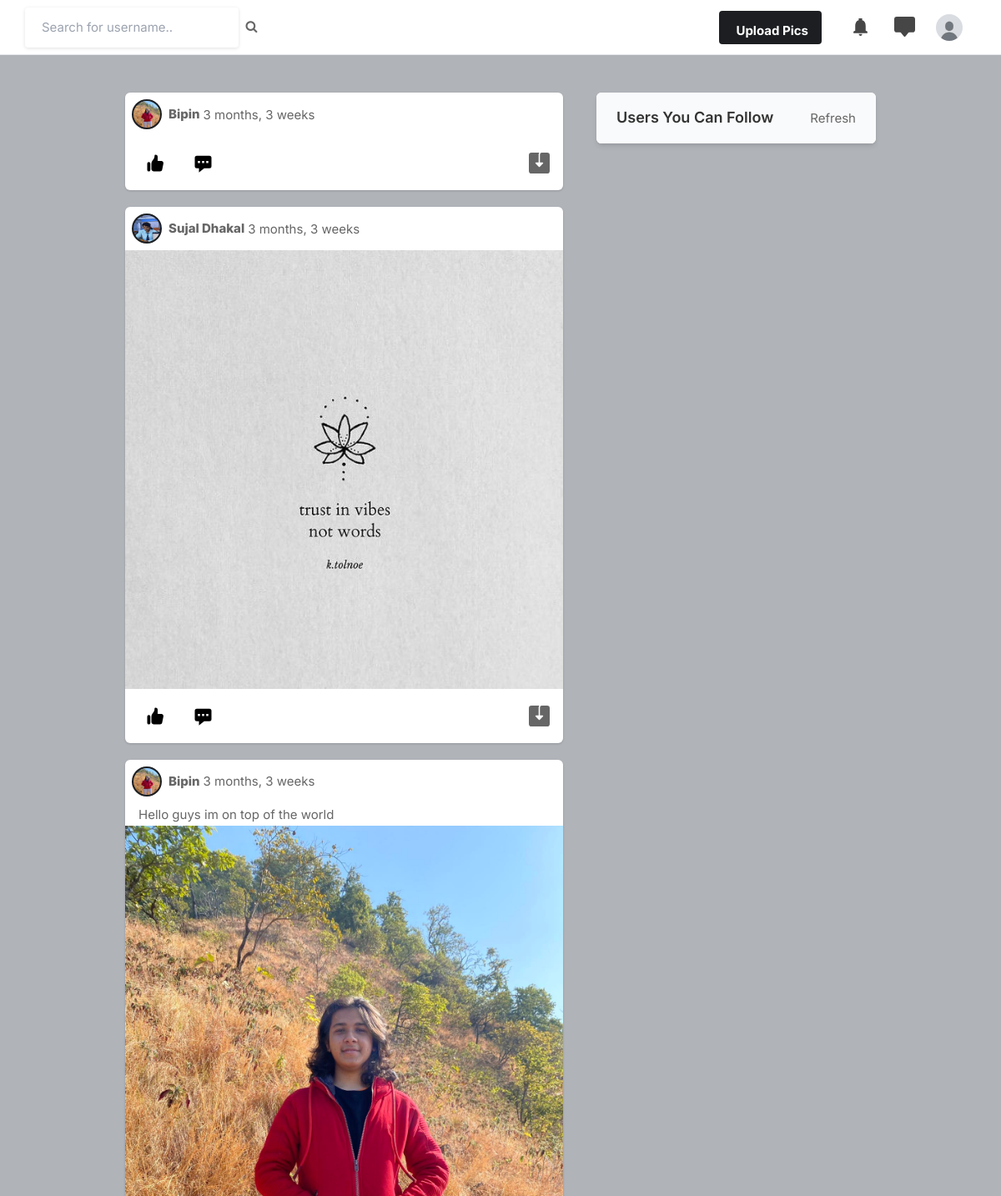
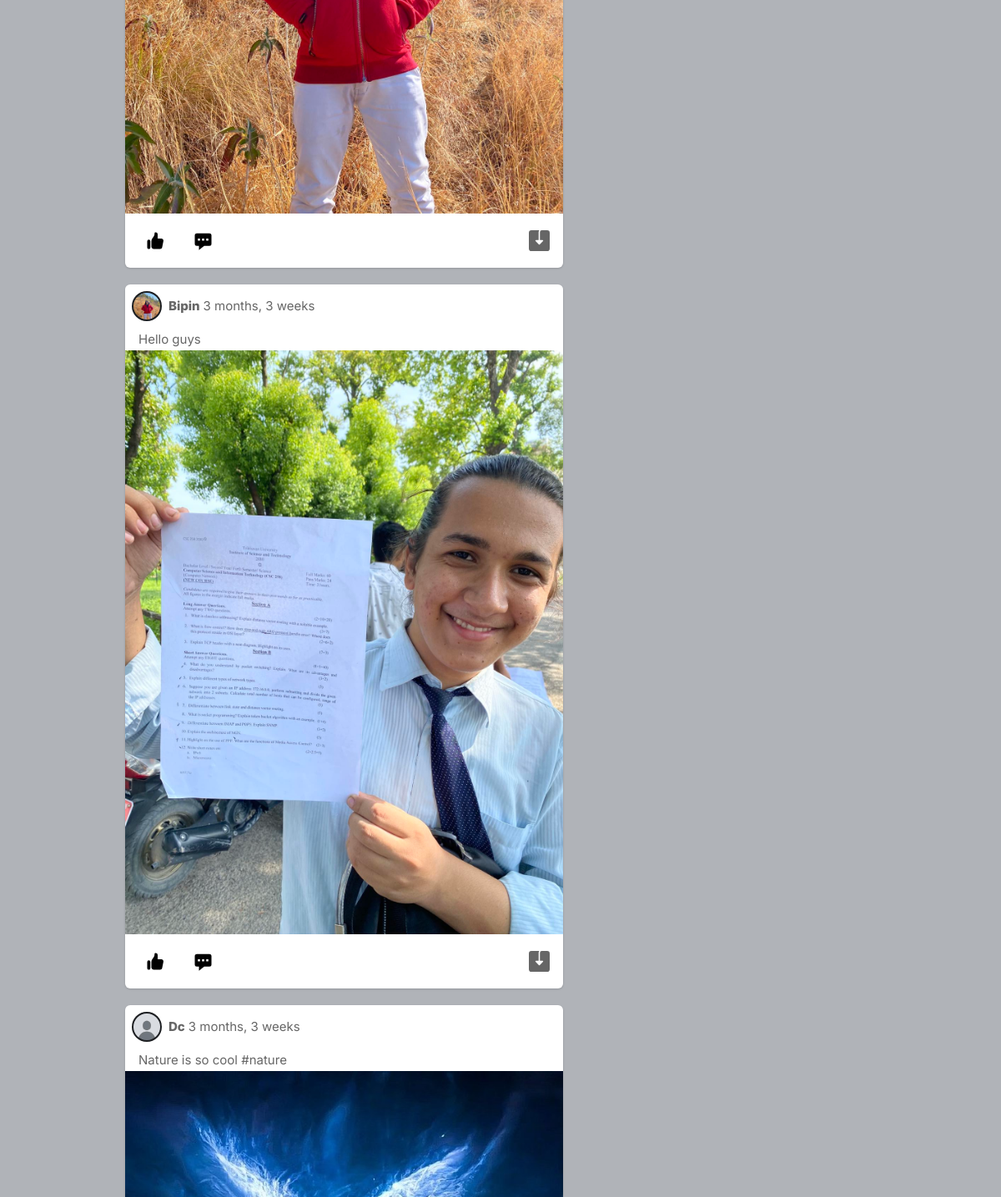
The page / (signed in, upper part) on the database as committed earlier (2 pictures, top to bottom).
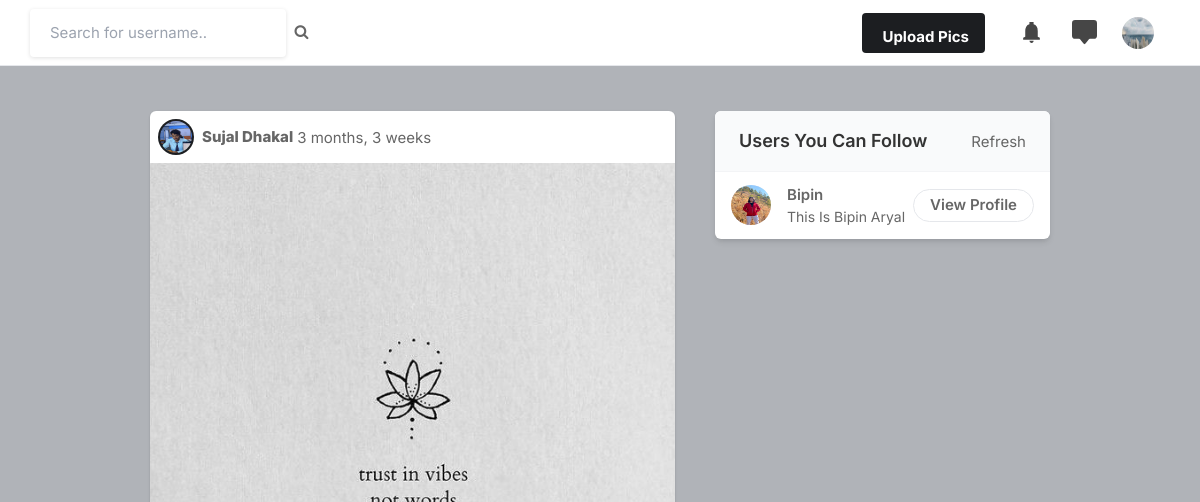
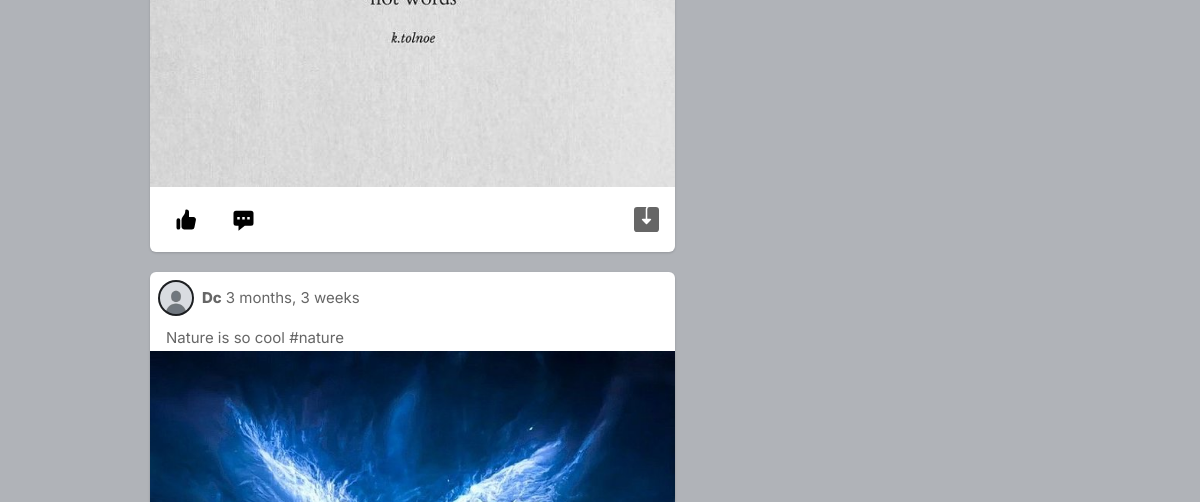
The same page on the database as committed later (2 pictures, top to bottom).
### core/models.py (models this page shows, shortened)
class Profile(models.Model):
    user = models.ForeignKey(User , on_delete=models.CASCADE)
    id_user = models.IntegerField()
    bio = models.TextField(blank=True)
    profileimg = models.ImageField(upload_to='profile_images' , default='blank.jpg')
    location = models.CharField(max_length=100,blank=True)
    def __str__(self):
        return self.user.username

class Post(models.Model):
    id = models.UUIDField(primary_key=True,default=uuid.uuid4)
    user = models.ForeignKey(Profile , on_delete=models.CASCADE)
    image = models.ImageField(upload_to='post_images',blank=True)
    caption = models.TextField(blank=True)
    created_at = models.DateTimeField(default=datetime.now)
    no_of_likes = models.IntegerField(default=0)
    class Meta:
        ordering = ('-created_at',)

### core/views.py (the view)
# urls.py: path('', views.index , name='index'),
@login_required(login_url='signin')
def index(request):
    user_object = User.objects.get(username = request.user.username)
    user_profile = Profile.objects.get(user = user_object)
    user_following_list = []
    feed = []
    profileobj =[]
    userobj =[]
    user_following = Followercount.objects.filter(follower = request.user.username)
    for users in user_following:
       user_following_list.append(users.user)
    for i in user_following_list:
       userobj_list = User.objects.filter(username = i)
       userobj.append(userobj_list)
    userobj_list = list(chain(*userobj))
    for i in userobj_list:
       newprof = Profile.objects.filter(user = i)
       profileobj.append(newprof)
    newprof = list(chain(*profileobj))
    for usernames in newprof:
       feed_list = Post.objects.filter(user = usernames)
       feed.append(feed_list)
    feed_list = list(chain(*feed))
    newfeed = sorted(feed_list,key=lambda post: post.created_at, reverse=True)
    all_users = User.objects.all()
    user_following_all = []
    for user in user_following:
       user_list = User.objects.get(username = user.user)
       user_following_all.append(user_list)
    new_suggestions_list = [ x for x in list(all_users) if ( x not in  list(user_following_all))]
    current_user = User.objects.filter(username = request.user.username)
    final_suggestions_list = [ x for x in list(new_suggestions_list) if ( x not in list(current_user))]
    random.shuffle(final_suggestions_list)
    username_profile = []
    username_profile_list = []
    for users in final_suggestions_list:
       username_profile.append(users.id)
    for ids in username_profile:
       profile_lists = Profile.objects.filter(id_user = ids)
       username_profile_list.append(profile_lists)
    suggestions_username_profile_list = list(chain(*username_profile_list))
    context = {'user':user_profile,'post':newfeed ,'pro':profile ,'suggestions_username_profile_list':suggestions_username_profile_list[:4]}
    return render(request , 'index.html',context)

### templates/index.html (shortened to what the changed rows need)
{% load static %}
<!DOCTYPE html>
<html lang="en">
<head>
    <link rel="stylesheet" href="{% static 'assets/css/icons.css' %}">
    <link rel="stylesheet" href="{% static 'assets/css/uikit.css' %}">
    <link rel="stylesheet" href="{% static 'assets/css/style.css' %}">
    <link rel="stylesheet" href="{% static 'assets/css/tailwind.css' %}">
    <link rel="stylesheet" href="https://cdnjs.cloudflare.com/ajax/libs/font-awesome/4.7.0/css/font-awesome.min.css">
</head>
<body>
    <header>
        <div class="header_inner">
            <div class="right-side lg:pr-4">
                <a href="#">
                    <img src="{{user.profileimg.url}}" class="header-avatar" alt="">
                </a>
            </div>
        </div>
    </header>
    <div class="container m-auto">
        <div class="lg:flex justify-center lg:space-x-10 lg:space-y-0 space-y-5">
            <div class="space-y-5 flex-shrink-0 lg:w-7/12">
                {% for post in post %}
                <div class="bg-white shadow rounded-md  -mx-2 lg:mx-0">
                    <div class="flex justify-between items-center p-2 ">
                        <div class="flex flex-1 items-center space-x-1">
                                <div class="bg-gradient-to-tr from-yellow-600 to-pink-600 p-0.5 rounded-full">
                                    <img src="{{post.user.profileimg.url}}"
                                        class="rounded-full w-8 h-8">
                                </div>
                            <a href=""><span class="block capitalize font-bold "><a
                                        href="/profile/{{post.user}}"  class="block capitalize font-extrabold " >{{post.user}}</a></span></a>
                                        <p>{{post.created_at|timesince}}</p>
                        </div>
                        <div>
                            <a href="#"> <i
                                    class="icon-feather-more-horizontal text-2xl hover:bg-gray-200 rounded-full p-2 transition -mr-1 "></i>
                            </a>
                        </div>
                    </div>
                    <div class="flex justify-between items-center px-4">
                        <p>{{post.caption}}</p>
                    </div>
                    <div uk-lightbox>
                        {% if post.image.url != None %}
                        <a href="{{post.image.url}}">
                            <img src="{{post.image.url}}" alt="">
                        </a>
                        {% endif %}
                    </div>
                    <div class="py-3 px-4 space-y-3">
                        <div class="flex space-x-4 lg:font-bold">
                            <a href="#" class="flex items-center space-x-2">
                                <div class="p-2 rounded-full text-black">
                                </div>
                            </a>
                            <a href="#" class="flex items-center space-x-2">
                                <div class="p-2 rounded-full text-black">
                                    <svg xmlns="http://www.w3.org/2000/svg" viewBox="0 0 20 20" fill="currentColor"
                                        width="25" height="25" class="">
                                        <path fill-rule="evenodd"
                                            d="M18 5v8a2 2 0 01-2 2h-5l-5 4v-4H4a2 2 0 01-2-2V5a2 2 0 012-2h12a2 2 0 012 2zM7 8H5v2h2V8zm2 0h2v2H9V8zm6 0h-2v2h2V8z"
                                            clip-rule="evenodd" />
                                    </svg>
                                </div>
                            </a>
                            <a href="#" class="flex items-center space-x-2 flex-1 justify-end">
                            </a>
                        </div>
                    </div>
                </div>
                {% endfor %}
            </div>
            <div class="lg:w-5/12">
                <div class="bg-white  shadow-md rounded-md overflow-hidden">
                    <div class="bg-gray-50  border-b border-gray-100 flex items-baseline justify-between py-4 px-6 ">
                        <h2 class="font-semibold text-lg">Users You Can Follow</h2>
                    </div>
                    <div class="divide-gray-300 divide-gray-50 divide-opacity-50 divide-y px-4 ">
                        {% for suggestion in suggestions_username_profile_list %}
                        <div class="flex items-center justify-between py-3">
                            <div class="flex flex-1 items-center space-x-4">
                                <a href="profile.html">
                                    <img src="{{suggestion.profileimg.url}}" class="bg-gray-200 rounded-full w-10 h-10">
                                </a>
                                <div class="flex flex-col">
                                    <span class="block capitalize font-semibold">{{suggestion.user}}</span>
                                    <span class="block capitalize text-sm">{{suggestion.bio}}</span>
                                </div>
                            </div>
                            <a href="/profile/{{suggestion.user}}"
                                class="border border-gray-200 font-semibold px-4 py-1 rounded-full hover:bg-pink-600 hover:text-white hover:border-pink-600 ">
                                View Profile</a>
                        </div>
                        {% endfor %}
                    </div>
                </div>
            </div>
        </div>
    </div>
</body>
</html>

Rows that differ between the two databases and show on the page:
no longer on this page (row unchanged): Post: user.profileimg (picture), user "Bipin", created_at "3 months, 3 weeks"
no longer on this page (row unchanged): Post: user.profileimg (picture), user "Bipin", created_at "3 months, 3 weeks", caption "Hello guys im on top of the world", image (picture)
no longer on this page (row unchanged): Post: user.profileimg (picture), user "Bipin", created_at "3 months, 3 weeks", caption "Hello guys", image (picture)
changed Profile (number 1 of 2 on the later page): profileimg: picture added in place of a placeholder
now on this page (row unchanged): Profile: profileimg (picture), user "Bipin", bio "This Is Bipin Aryal"
